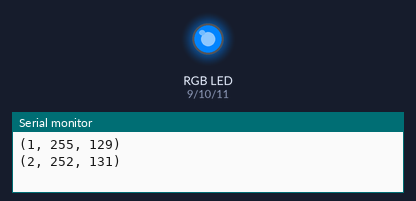
A sketch run on a simulated Arduino Uno, built with avr-gcc and run on an emulated ATmega328P. Parts: an RGB LED mixed from three pins (HIGH = lit), the last lines printed to the serial monitor. Dim RGB values are drawn brighter than linear.

Above: at 0.05 s.
At 1.85 s:
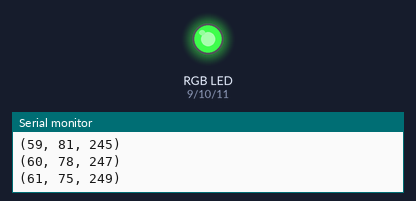
At 3.75 s:
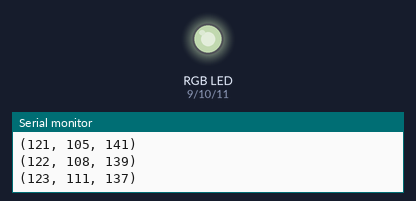
At 7.55 s:
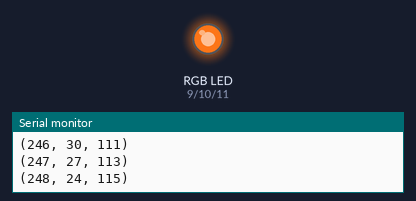
At 11.25 s:
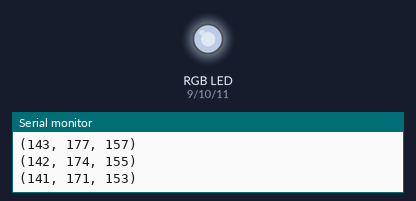
At 15.05 s:
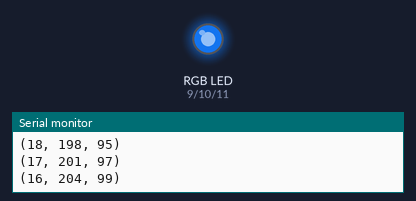
Timing chart, 0 to 20.2 s (numbered marks = the images above):
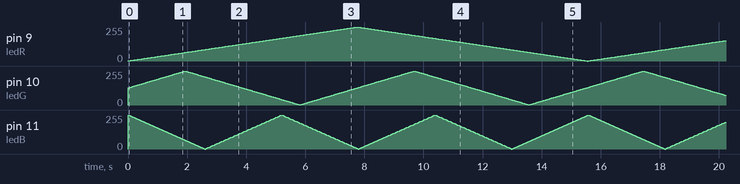

The sketch:

RgbLedGradualFade.ino
```cpp
// These must be on digital PWM~ input pins
int ledR = 9;
int ledG = 10;
int ledB = 11;

void setup()
{
  Serial.begin(9600);

  pinMode(ledR, OUTPUT);
  pinMode(ledG, OUTPUT);
  pinMode(ledB, OUTPUT);
}

const int COLOR_MIN = 0;
const int COLOR_MAX = 255;

int red = 0;
int green = 127;
int blue = 255;

int speedR = 1;
int speedG = 2;
int speedB = 3;

void loop()
{
  red = calcColor(red, speedR);
  green = calcColor(green, speedG);
  blue = calcColor(blue, speedB);

  speedR = calcSpeed(speedR, red);
  speedG = calcSpeed(speedG, green);
  speedB = calcSpeed(speedB, blue);

  debugColor(red, green, blue);

  analogWrite(ledR, red);
  analogWrite(ledG, green);
  analogWrite(ledB, blue);
  delay(30);
}

int calcColor(int color, int delta)
{
  color += delta;
  if (color < COLOR_MIN)
  {
    color = COLOR_MIN;
  }
  if (color > COLOR_MAX)
  {
    color = COLOR_MAX;
  }
  return color;
}

int calcSpeed(int speed, int color)
{
  if (color + speed < COLOR_MIN || color + speed > COLOR_MAX)
  {
    return -speed;
  }
  return speed;
}

void debugColor(int red, int green, int blue)
{
  Serial.print("(");
  Serial.print(red);
  Serial.print(", ");
  Serial.print(blue);
  Serial.print(", ");
  Serial.print(green);
  Serial.println(")");
}
```
